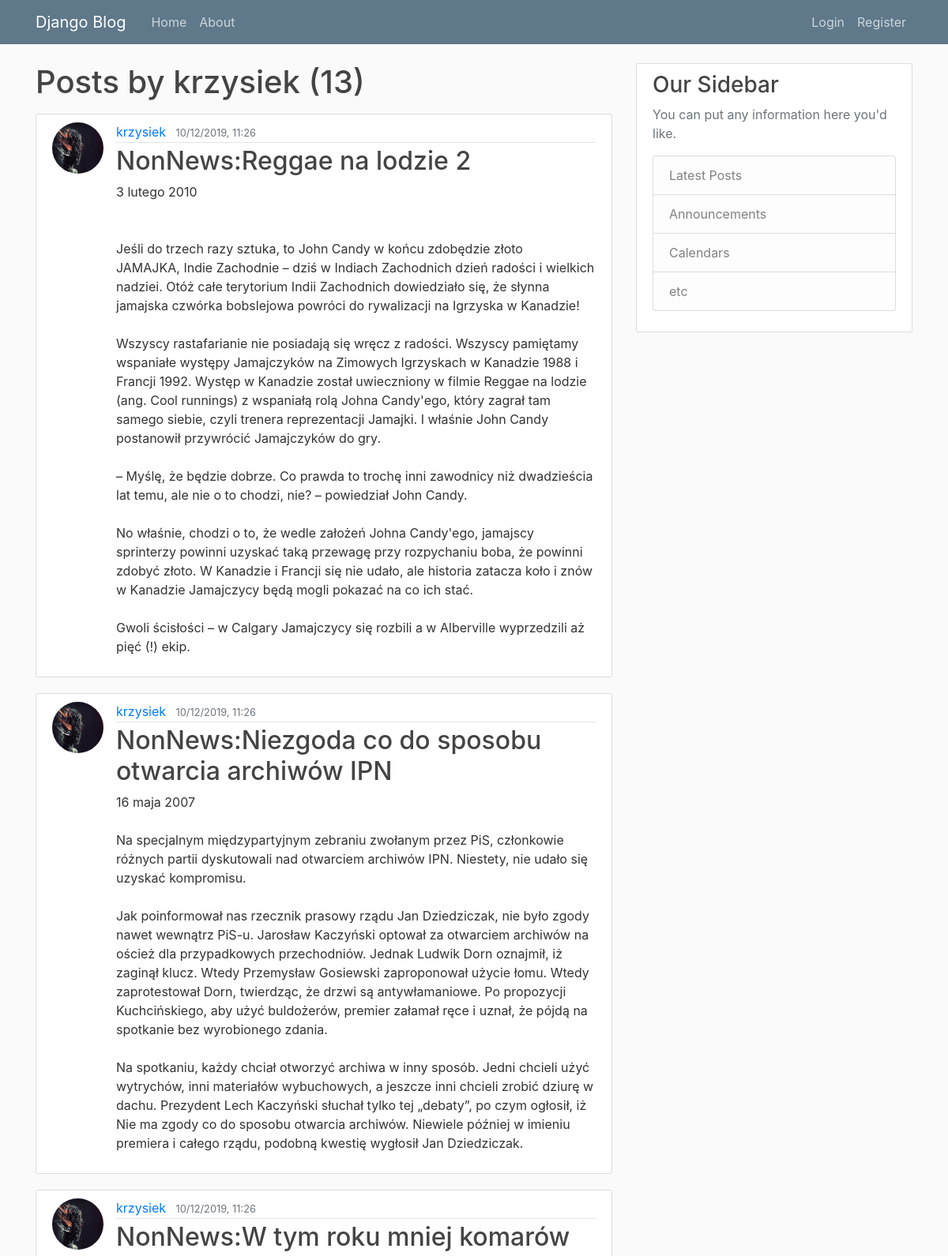
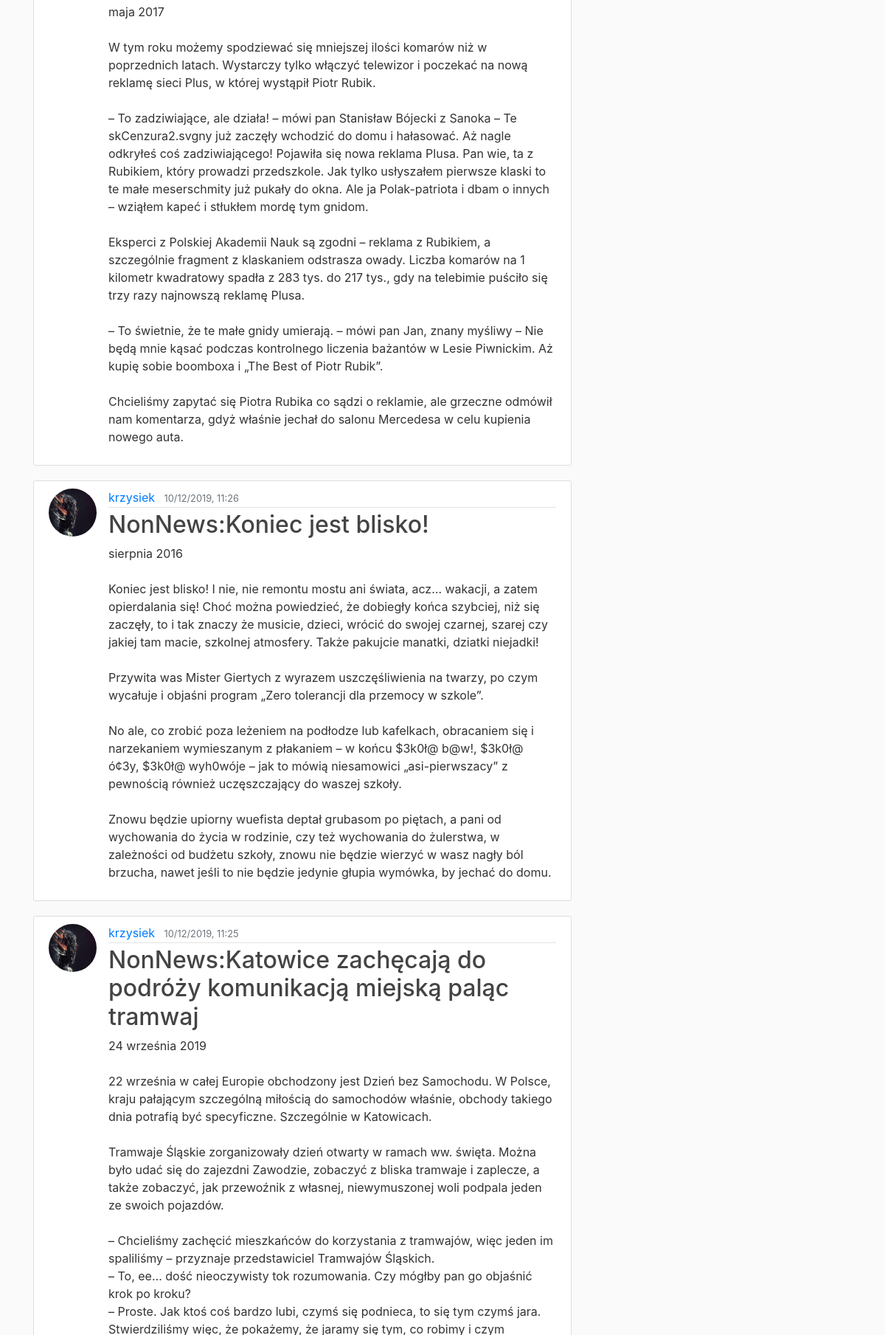
Screenshot of /user/krzysiek (upper part) with the database file from the repository (2 pictures, top to bottom).
### blog/models.py (models this page shows, shortened)
class Post(models.Model):
    title = models.CharField(max_length=100)
    content = models.TextField()
    date_posted = models.DateTimeField(default=timezone.now)
    author = models.ForeignKey(User, on_delete=models.CASCADE)

### users/models.py (models this page shows, shortened)
class Profile(models.Model):
    user = models.OneToOneField(User, on_delete=models.CASCADE)
    image = models.ImageField(default='default.jpg', upload_to='profile_pics')

### blog/views.py (the view)
# urls.py: path('user/<str:username>', UserPostListView.as_view(), name='user-posts'),
class UserPostListView(ListView):
    model = Post
    template_name = 'blog/user_posts.html'
    context_object_name = 'posts'
    paginate_by = 5
    def get_queryset(self):
        user = get_object_or_404(User, username=self.kwargs.get('username'))
        return Post.objects.filter(author=user).order_by('-date_posted')

### blog/templates/blog/user_posts.html (shortened to what this page needs)
{% extends "blog/base.html" %}
{% block content %}
    <h1 class="mb-3">Posts by {{ view.kwargs.username }} ({{ page_obj.paginator.count }})</h1>
    {% for post in posts %}
        <article class="media content-section">
          <img class="rounded-circle article-img" src="{{ post.author.profile.image.url }}">
          <div class="media-body">
            <div class="article-metadata">
              <a class="mr-2" href="{% url 'user-posts' post.author.username %}">{{ post.author }}</a>
              <small class="text-muted">{{ post.date_posted|date:"d/m/Y, H:i" }}</small>
            </div>
            <h2><a class="article-title" href="{% url 'post-detail' post.id %}">{{ post.title }}</a></h2>
            <p class="article-content">{{ post.content }}</p>
          </div>
        </article>
    {% endfor %}
{% endblock content %}

### blog/static/blog/main.css (style rules this page uses)
body { background: #fafafa; color: #333333; margin-top: 5rem; }
h1, h2, h3, h4, h5, h6 { color: #444444; }
.content-section { background: #ffffff; padding: 10px 20px; border: 1px solid #dddddd; border-radius: 3px; margin-bottom: 20px; }
.article-title { color: #444444; }
.article-content { white-space: pre-line; }
.article-img { height: 65px; width: 65px; margin-right: 16px; }
.article-metadata { padding-bottom: 1px; margin-bottom: 4px; border-bottom: 1px solid #e3e3e3 }

### rows the page displays
Post: author.profile.image (picture), author "krzysiek", date_posted "10/12/2019, 11:26", title "NonNews:Reggae na lodzie 2", content "3 lutego 2010 Jeśli do trzech razy sztuka, to John Candy w końcu zdobędzie złoto JAMAJKA, Indie Zachodnie – dziś w Indiach Zachodnich dzień radości i wielkich nadziei. Otóż całe terytorium Indii Zachodnich dowiedziało się, że słynna jamajska czwórka bobslejowa powróci do rywalizacji na Igrzyska w Kanadzie! Wszyscy rastafarianie nie posiadają się wręcz z radości. Wszyscy pamiętamy wspaniałe występy Jamajczyków na Zimowych Igrzyskach w Kanadzie 1988 i Francji 1992. Występ w Kanadzie został uwieczniony w filmie Reggae na lodzie (ang. Cool runnings) z wspaniałą rolą Johna Candy'ego, który zagrał tam samego siebie, czyli trenera reprezentacji Jamajki. I właśnie John Candy postanowił przywrócić…"
Post: author.profile.image (picture), author "krzysiek", date_posted "10/12/2019, 11:26", title "NonNews:Niezgoda co do sposobu otwarcia archiwów IPN", content "16 maja 2007 Na specjalnym międzypartyjnym zebraniu zwołanym przez PiS, członkowie różnych partii dyskutowali nad otwarciem archiwów IPN. Niestety, nie udało się uzyskać kompromisu. Jak poinformował nas rzecznik prasowy rządu Jan Dziedziczak, nie było zgody nawet wewnątrz PiS-u. Jarosław Kaczyński optował za otwarciem archiwów na oścież dla przypadkowych przechodniów. Jednak Ludwik Dorn oznajmił, iż zaginął klucz. Wtedy Przemysław Gosiewski zaproponował użycie łomu. Wtedy zaprotestował Dorn, twierdząc, że drzwi są antywłamaniowe. Po propozycji Kuchcińskiego, aby użyć buldożerów, premier załamał ręce i uznał, że pójdą na spotkanie bez wyrobionego zdania. Na spotkaniu, każdy chciał otworzyć…"
Post: author.profile.image (picture), author "krzysiek", date_posted "10/12/2019, 11:26", title "NonNews:W tym roku mniej komarów", content "maja 2017 W tym roku możemy spodziewać się mniejszej ilości komarów niż w poprzednich latach. Wystarczy tylko włączyć telewizor i poczekać na nową reklamę sieci Plus, w której wystąpił Piotr Rubik. – To zadziwiające, ale działa! – mówi pan Stanisław Bójecki z Sanoka – Te skCenzura2.svgny już zaczęły wchodzić do domu i hałasować. Aż nagle odkryłeś coś zadziwiającego! Pojawiła się nowa reklama Plusa. Pan wie, ta z Rubikiem, który prowadzi przedszkole. Jak tylko usłyszałem pierwsze klaski to te małe meserschmity już pukały do okna. Ale ja Polak-patriota i dbam o innych – wziąłem kapeć i stłukłem mordę tym gnidom. Eksperci z Polskiej Akademii Nauk są zgodni – reklama z Rubikiem, a szczególnie…"
Post: author.profile.image (picture), author "krzysiek", date_posted "10/12/2019, 11:26", title "NonNews:Koniec jest blisko!", content "sierpnia 2016 Koniec jest blisko! I nie, nie remontu mostu ani świata, acz… wakacji, a zatem opierdalania się! Choć można powiedzieć, że dobiegły końca szybciej, niż się zaczęły, to i tak znaczy że musicie, dzieci, wrócić do swojej czarnej, szarej czy jakiej tam macie, szkolnej atmosfery. Także pakujcie manatki, dziatki niejadki! Przywita was Mister Giertych z wyrazem uszczęśliwienia na twarzy, po czym wycałuje i objaśni program „Zero tolerancji dla przemocy w szkole”. No ale, co zrobić poza leżeniem na podłodze lub kafelkach, obracaniem się i narzekaniem wymieszanym z płakaniem – w końcu $3k0ł@ b@w!, $3k0ł@ ó¢3y, $3k0ł@ wyh0wóje – jak to mówią niesamowici „asi-pierwszacy” z pewnością…"
Post: author.profile.image (picture), author "krzysiek", date_posted "10/12/2019, 11:25", title "NonNews:Katowice zachęcają do podróży komunikacją miejską paląc tramwaj"

### other values shown
{{ view.kwargs.username }} "krzysiek"
{{ page_obj.paginator.count }} "13"
